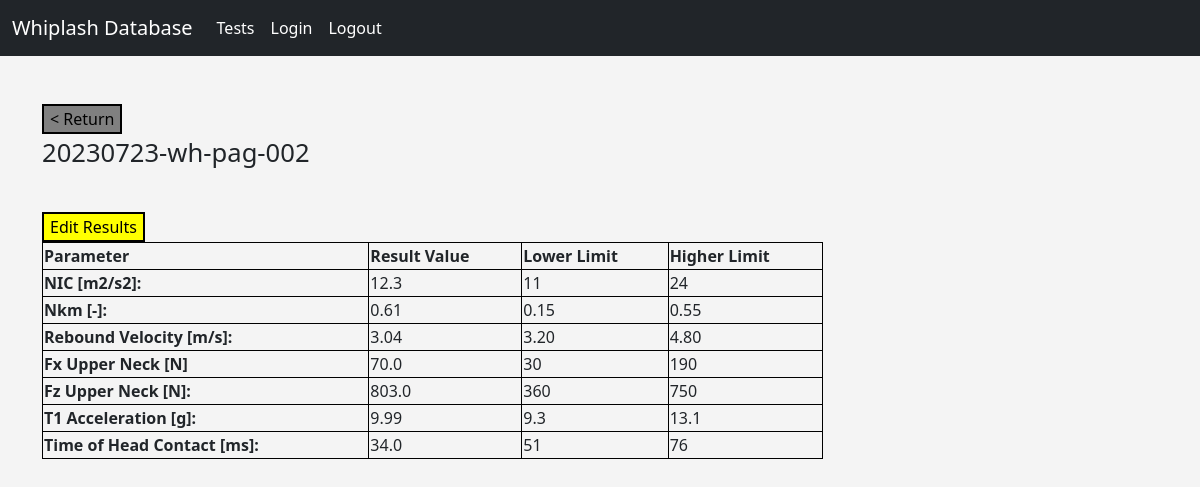
/test/2 (signed in), run on the app's committed database.
### models.py (models this page shows, shortened)
class Test(db.Model):
    id = db.Column(db.Integer, primary_key=True)
    label = db.Column(db.String(128), index=True, unique=False)
    pulse_id = db.Column(db.Integer, db.ForeignKey('pulse.id'))
    sample_id = db.Column(db.Integer, db.ForeignKey('sample.id'))
    result_id = db.relationship('Result', backref='test', uselist=False, cascade='all, delete, delete-orphan')

class Result(db.Model):
    id = db.Column(db.Integer, primary_key=True)
    NIC = db.Column(db.Float, index=False, unique=False)
    Nkm = db.Column(db.Float, index=False, unique=False)
    rebound_velocity = db.Column(db.Float, index=False, unique=False)
    Fx_upper_neck = db.Column(db.Float, index=False, unique=False)
    Fz_upper_neck = db.Column(db.Float, index=False, unique=False)
    T1_acceleration = db.Column(db.Float, index=False, unique=False)
    time_head_contact = db.Column(db.Float, index=False, unique=False)
    test_id = db.Column(db.Integer, db.ForeignKey('test.id'))

### routes.py (the view)
@app.route('/test/<int:id>', methods=['GET', 'POST'])
@login_required
def test(id):
    test_data = Test.query.get(id)
    result_data = Result.query.get(id)
    pulse_data = Pulse.query.get(Test.query.get(id).pulse_id)
    return render_template('result.html', template_test=test_data, template_result=result_data,
                           template_pulse=pulse_data)

### routes.py (called while the page is built)
@login_manager.user_loader
def load_user(user_id):
    return User.query.get(int(user_id))

### templates/result.html (shortened to what this page needs)
{% extends "base.html"  %}
{%block content%}
    <br>
    <div>
        <a href="{{url_for('profile')}}"> <button class="button button1"> < Return </button> </a>
        <p style="font-size:160%;"> {{template_test.label}} </p>
    </div>
    <br>
    <div>
    <a href="{{url_for('update', id=template_result.id) }}"> <button class="button button2">Edit Results</button> </a>
    </div>
    {% if template_pulse.severity == 'Low' %}
        <table style="width:70%">
            <tr>
                <th>Parameter</th>
                <th>Result Value</th>
                <th>Lower Limit</th>
                <th>Higher Limit</th>
            </tr>
            <tr>
                <th> NIC [m2/s2]: </th>
                <td> {{template_result.NIC}} </td>
                <td> 9 </td>
                <td> 15 </td>
            </tr>
            <tr>
                <th> Nkm [-]: </th>
                <td> {{template_result.Nkm}} </td>
                <td> 0.12 </td>
                <td> 0.35 </td>
            </tr>
            <tr>
                <th> Rebound Velocity [m/s]: </th>
                <td> {{template_result.rebound_velocity}} </td>
                <td> 3.00 </td>
                <td> 4.40 </td>
            </tr>
            <tr>
                <th> Fx Upper Neck [N]: </th>
                <td> {{template_result.Fx_upper_neck}} </td>
                <td> 30 </td>
                <td> 110 </td>
            </tr>
            <tr>
                <th> Fz Upper Neck [N]: </th>
                <td> {{template_result.Fz_upper_neck}} </td>
                <td> 270 </td>
                <td> 610 </td>
            </tr>
            <tr>
                <th> T1 Acceleration [g]: </th>
                <td> {{template_result.T1_acceleration}} </td>
                <td> 9.4 </td>
                <td> 12.0 </td>
            </tr>
            <tr>
                <th> Time of Head Contact [ms] </th>
                <td> {{template_result.time_head_contact}} </td>
                <td> 55 </td>
                <td> 77 </td>
            </tr>
        </table>
    {% elif template_pulse.severity == 'Medium' %}
        <table style="width:70%">
            <tr>
                <th>Parameter</th>
                <th>Result Value</th>
                <th>Lower Limit</th>
                <th>Higher Limit</th>
            </tr>
            <tr>
                <th> NIC [m2/s2]: </th>
                <td> {{template_result.NIC}} </td>
                <td> 11 </td>
                <td> 24 </td>
            </tr>
            <tr>
                <th> Nkm [-]: </th>
                <td> {{template_result.Nkm}} </td>
                <td> 0.15 </td>
                <td> 0.55 </td>
            </tr>
            <tr>
                <th> Rebound Velocity [m/s]: </th>
                <td> {{template_result.rebound_velocity}} </td>
                <td> 3.20 </td>
                <td> 4.80 </td>
            </tr>
            <tr>
                <th> Fx Upper Neck [N] </th>
                <td> {{template_result.Fx_upper_neck}} </td>
                <td> 30 </td>
                <td> 190 </td>
            </tr>
            <tr>
                <th> Fz Upper Neck [N]: </th>
                <td> {{template_result.Fz_upper_neck}} </td>
                <td> 360 </td>
                <td> 750 </td>
            </tr>
            <tr>
                <th> T1 Acceleration [g]: </th>
                <td> {{template_result.T1_acceleration}} </td>
                <td> 9.3 </td>
                <td> 13.1 </td>
            </tr>
            <tr>
                <th> Time of Head Contact [ms]: </th>
                <td> {{template_result.time_head_contact}} </td>
                <td> 51 </td>
                <td> 76 </td>
            </tr>
        </table>
    {% endif %}
{%endblock%}

### static/css/style.css (style rules this page uses)
body { background: #f4f4f4; }

### templates/result.html (style rules this page uses)
table, th, td { border:1px solid black; }
.button1 { background-color: grey; color: black; border: 2px solid black; }
.button2 { background-color: yellow; color: black; border: 2px solid black; }

### data on the page
Test: label "20230723-wh-pag-002"
Result: NIC "12.3", Nkm "0.61", rebound_velocity "3.04", Fx_upper_neck "70.0", Fz_upper_neck "803.0", T1_acceleration "9.99", time_head_contact "34.0"
